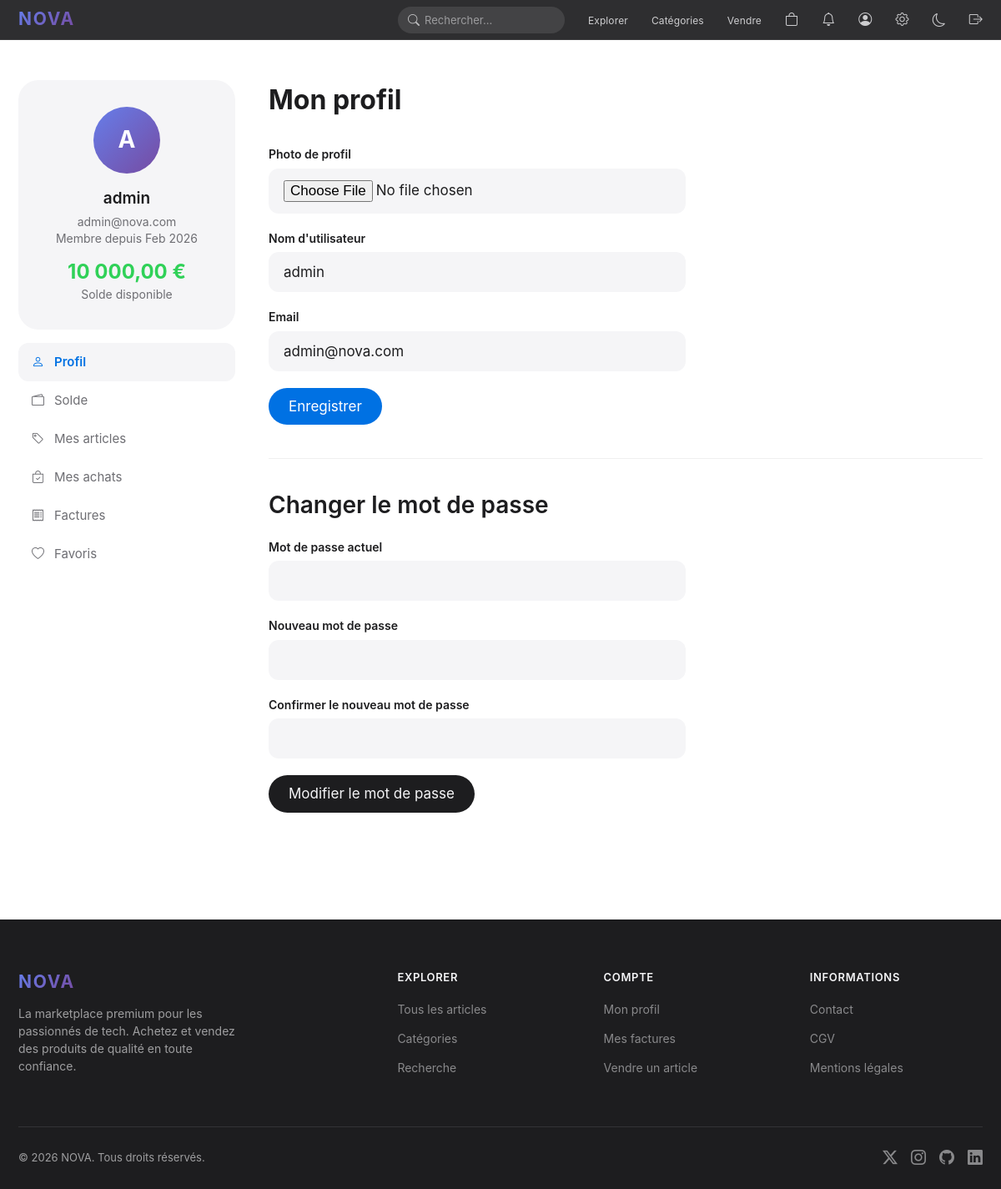
Screenshot of /compte.php (signed in) with the database file from the repository.
### tables this page shows
CREATE TABLE users (
    id INT AUTO_INCREMENT PRIMARY KEY,
    username VARCHAR(100) NOT NULL UNIQUE,
    email VARCHAR(255) NOT NULL UNIQUE,
    password VARCHAR(255) NOT NULL,
    balance DECIMAL(10,2) DEFAULT 500.00,
    photo VARCHAR(255) DEFAULT NULL,
    role ENUM('user', 'admin') DEFAULT 'user',
    date_inscription DATETIME DEFAULT CURRENT_TIMESTAMP
);

### compte.php (called while the page is built)
<?php
require __DIR__ . '/pages/public/compte.php';

### config/init.php (called while the page is built, shortened)
<?php
function cleanInput(string $data): string {
    return strip_tags(trim($data));
}
function sanitize(string $data): string {
    $clean = strip_tags(trim($data));
    $decoded = html_entity_decode($clean, ENT_QUOTES | ENT_HTML5, 'UTF-8');
    return htmlspecialchars($decoded, ENT_QUOTES | ENT_SUBSTITUTE, 'UTF-8');
}
function formatPrice(float $price): string {
    return number_format($price, 2, ',', ' ') . ' €';
}

### pages/public/compte.php (the view, shortened to what this page needs)
<?php
require_once 'config/init.php';
$userId = $_SESSION['user_id'];
$activeTab = cleanInput($_GET['tab'] ?? 'profile');
$stmt = $pdo->prepare("SELECT * FROM users WHERE id = ?");
$stmt->execute([$userId]);
$user = $stmt->fetch();
require_once 'includes/header.php';
?>
<div class="container-wide">
    <div class="account-layout">
        <div class="account-sidebar fade-in">
            <div class="user-card">
                <div class="avatar-lg">
                    <?php if ($user['photo'] && file_exists("uploads/produits/{$user['photo']}")): ?>
                        <img src="uploads/produits/<?= sanitize($user['photo']) ?>" alt="">
                    <?php else: ?>
                        <?= strtoupper(substr($user['username'], 0, 1)) ?>
                    <?php endif; ?>
                </div>
                <h3><?= sanitize($user['username']) ?></h3>
                <p class="caption"><?= sanitize($user['email']) ?></p>
                <p class="caption">Membre depuis <?= date('M Y', strtotime($user['date_inscription'])) ?></p>
                <p class="balance"><?= formatPrice($user['balance']) ?></p>
                <p class="caption">Solde disponible</p>
            </div>
            <ul class="account-nav">
                <li><a href="?tab=profile" class="<?= $activeTab === 'profile' ? 'active' : '' ?>"><i class="bi bi-person"></i> Profil</a></li>
                <li><a href="?tab=balance" class="<?= $activeTab === 'balance' ? 'active' : '' ?>"><i class="bi bi-wallet2"></i> Solde</a></li>
                <li><a href="?tab=articles" class="<?= $activeTab === 'articles' ? 'active' : '' ?>"><i class="bi bi-tag"></i> Mes articles</a></li>
                <li><a href="?tab=achats" class="<?= $activeTab === 'achats' ? 'active' : '' ?>"><i class="bi bi-bag-check"></i> Mes achats</a></li>
                <li><a href="?tab=factures" class="<?= $activeTab === 'factures' ? 'active' : '' ?>"><i class="bi bi-receipt"></i> Factures</a></li>
                <li><a href="?tab=favoris" class="<?= $activeTab === 'favoris' ? 'active' : '' ?>"><i class="bi bi-heart"></i> Favoris</a></li>
            </ul>
        </div>
        <div class="account-content fade-in">
            <?php if ($activeTab === 'profile'): ?>
            <h2>Mon profil</h2>
            <form method="POST" enctype="multipart/form-data" style="max-width: 500px;">
                <div class="form-group">
                    <label class="form-label">Photo de profil</label>
                    <input type="file" name="photo" class="form-control" accept="image/*">
                </div>
                <div class="form-group">
                    <label class="form-label">Nom d'utilisateur</label>
                    <input type="text" name="username" class="form-control" value="<?= sanitize($user['username']) ?>" required>
                </div>
                <div class="form-group">
                    <label class="form-label">Email</label>
                    <input type="email" name="email" class="form-control" value="<?= sanitize($user['email']) ?>" required>
                </div>
                <button type="submit" name="update_profile" class="btn btn-primary">Enregistrer</button>
            </form>
            <div class="divider" style="margin: 40px 0;"></div>
            <h3 class="headline-4 mb-3">Changer le mot de passe</h3>
            <form method="POST" style="max-width: 500px;">
                <div class="form-group">
                    <label class="form-label">Mot de passe actuel</label>
                    <input type="password" name="current_password" class="form-control" required>
                </div>
                <div class="form-group">
                    <label class="form-label">Nouveau mot de passe</label>
                    <input type="password" name="new_password" class="form-control" required>
                </div>
                <div class="form-group">
                    <label class="form-label">Confirmer le nouveau mot de passe</label>
                    <input type="password" name="confirm_password" class="form-control" required>
                </div>
                <button type="submit" name="change_password" class="btn btn-dark">Modifier le mot de passe</button>
            </form>
            <?php endif; ?>
        </div>
    </div>
</div>
<div style="height: 80px;"></div>
<?php require_once 'includes/footer.php'; ?>

### assets/css/style.css (style rules this page uses)
:root { --bg-primary: #ffffff; --bg-secondary: #f5f5f7; --bg-dark: #1d1d1f; --bg-card: #ffffff; --bg-glass: rgba(255, 255, 255, 0.72); --text-primary: #1d1d1f; --text-secondary: #6e6e73; --text-tertiary: #86868b; --text-inverse: #f5f5f7; --accent: #0071e3; --accent-hover: #0077ed; --accent-light: rgba(0, 113, 227, 0.08); --gradient-1: linear-gradient(135deg, #667eea 0%, #764ba2 100%); --gradient-2: linear-gradient(135deg, #f093fb 0%, #f5576c 100%); --gradient-3: linear-gradient(135deg, #4facfe 0%, #00f2fe 100%); --gradient-hero: linear-gradient(180deg, #1d1d1f 0%, #2d2d30 50%, #1d1d1f 100%); --success: #30d158; --warning: #ff9f0a; --danger: #ff453a; --shadow-sm: 0 2px 8px rgba(0, 0, 0, 0.04); --shadow-md: 0 4px 20px rgba(0, 0, 0, 0.08); --shadow-lg: 0 12px 40px rgba(0, 0, 0, 0.12); --shadow-xl: 0 20px 60px rgba(0, 0, 0, 0.16); --radius-sm: 12px; --radius-md: 18px; --radius-lg: 24px; --radius-xl: 30px; --radius-full: 980px; --font-family: -apple-system, BlinkMacSystemFont, 'SF Pro Display', 'SF Pro Text', 'Helvetica Neue', Helvetica, Arial, sans-serif; --nav-height: 48px; --container-width: 980px; --container-wide: 1200px; }
*, *::before, *::after { margin: 0; padding: 0; box-sizing: border-box; }
html { scroll-behavior: smooth; -webkit-font-smoothing: antialiased; -moz-osx-font-smoothing: grayscale; }
body { font-family: var(--font-family); font-size: 17px; line-height: 1.47; color: var(--text-primary); background: var(--bg-primary); overflow-x: hidden; }
a { color: var(--accent); text-decoration: none; transition: color 0.2s ease; }
.headline-4 { font-size: 28px; line-height: 1.14; font-weight: 600; }
.caption { font-size: 14px; line-height: 1.43; font-weight: 400; color: var(--text-secondary); }
.container-wide { max-width: var(--container-wide); margin: 0 auto; padding: 0 22px; }
body { padding-top: var(--nav-height); }
.btn { display: inline-flex; align-items: center; justify-content: center; gap: 8px; font-family: var(--font-family); font-size: 17px; font-weight: 400; line-height: 1.18; padding: 12px 24px; border-radius: var(--radius-full); border: none; cursor: pointer; transition: all 0.3s cubic-bezier(0.25, 0.1, 0.25, 1); text-decoration: none; white-space: nowrap; }
.btn-primary { background: var(--accent); color: white; }
.btn-dark { background: var(--bg-dark); color: #f5f5f7; }
.form-group { margin-bottom: 20px; }
.form-label { display: block; font-size: 14px; font-weight: 600; color: var(--text-primary); margin-bottom: 6px; }
.form-control { width: 100%; padding: 12px 16px; font-size: 17px; font-family: var(--font-family); color: var(--text-primary); background: var(--bg-secondary); border: 2px solid transparent; border-radius: var(--radius-sm); outline: none; transition: all 0.25s; }
.form-control::placeholder { color: var(--text-tertiary); }
.account-layout { display: grid; grid-template-columns: 260px 1fr; gap: 40px; padding: 48px 0; }
.account-sidebar { position: sticky; top: calc(var(--nav-height) + 24px); }
.account-sidebar .user-card { text-align: center; padding: 32px 24px; background: var(--bg-secondary); border-radius: var(--radius-lg); margin-bottom: 16px; }
.account-sidebar .user-card .avatar-lg { width: 80px; height: 80px; border-radius: 50%; margin: 0 auto 16px; background: var(--gradient-1); display: flex; align-items: center; justify-content: center; color: white; font-size: 28px; font-weight: 700; overflow: hidden; }
.account-sidebar .user-card h3 { font-size: 19px; font-weight: 600; margin-bottom: 4px; }
.account-sidebar .user-card .balance { font-size: 24px; font-weight: 700; color: var(--success); margin-top: 12px; }
.account-nav { list-style: none; }
.account-nav a { display: flex; align-items: center; gap: 12px; padding: 12px 16px; color: var(--text-secondary); text-decoration: none; border-radius: var(--radius-sm); font-size: 15px; transition: all 0.2s; }
.account-nav a:hover, .account-nav a.active { background: var(--bg-secondary); color: var(--text-primary); }
.account-nav a.active { font-weight: 600; color: var(--accent); }
.account-content h2 { font-size: 32px; font-weight: 700; margin-bottom: 32px; }
.fade-in { opacity: 0; transform: translateY(20px); transition: opacity 0.6s ease, transform 0.6s ease; }
.fade-in.visible { opacity: 1; transform: translateY(0); }
.mb-3 { margin-bottom: 24px; }
.divider { height: 1px; background: rgba(0, 0, 0, 0.06); margin: 24px 0; }

### rows the page displays
users: username "A", username "admin", email "admin@nova.com", date_inscription "Feb 2026", balance "10 000,00 €"

### other values shown
SITE_NAME "NOVA"
